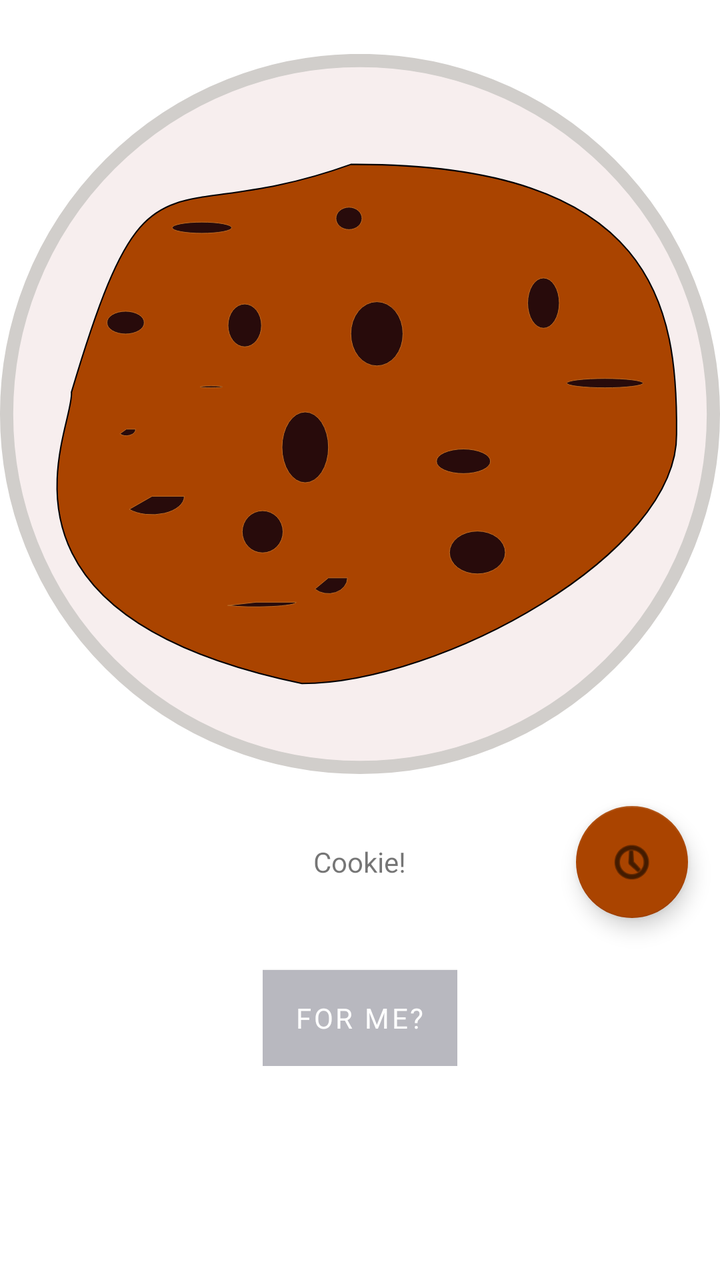
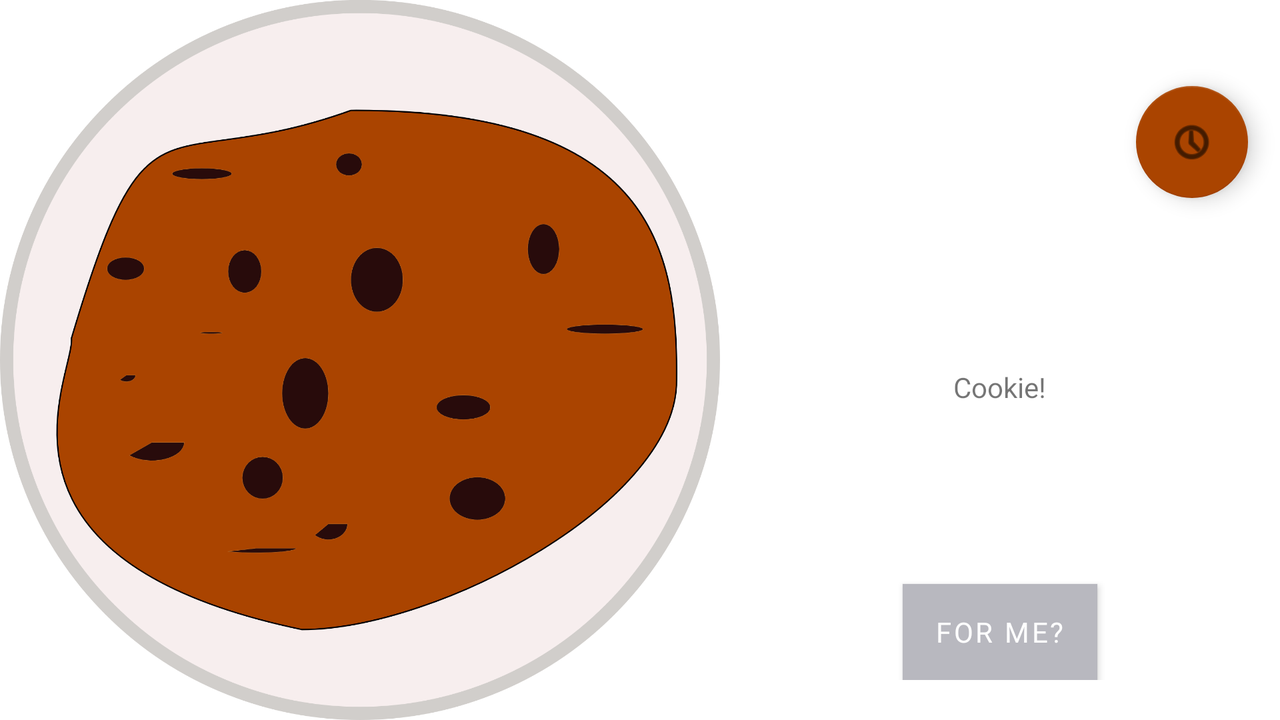

First picture: res/layout/ on a phone held upright. Second picture: the repository's own variant of that layout, on a device whose configuration matches the variant's folder. Source for both follows.
<!-- AndroidManifest.xml: application theme Theme.CookieBreak -->
<!-- res/layout/activity_main.xml -->
<?xml version="1.0" encoding="utf-8"?>
<layout xmlns:android="http://schemas.android.com/apk/res/android"
    xmlns:app="http://schemas.android.com/apk/res-auto"
    xmlns:tools="http://schemas.android.com/tools">

    <androidx.constraintlayout.widget.ConstraintLayout
        android:layout_width="match_parent"
        android:layout_height="match_parent">

        <LinearLayout
            android:id="@+id/outerview"
            android:layout_width="match_parent"
            android:layout_height="wrap_content"
            android:layout_gravity="center_vertical"
            android:orientation="vertical"
            app:layout_constraintStart_toStartOf="parent"
            app:layout_constraintTop_toTopOf="parent"
            tools:context=".MainActivity">


            <TextView
                android:id="@+id/cookie_text"
                style="@style/cookie_text"
                android:layout_width="wrap_content"
                android:layout_height="wrap_content"
                android:layout_gravity="center_horizontal"
                android:text="@string/cookie_text" />

            <ImageView
                android:id="@+id/cookie_image_view"
                android:layout_width="match_parent"
                android:layout_height="wrap_content"
                android:adjustViewBounds="true"
                android:contentDescription="@string/image_of_cookie_desc"
                android:scaleType="centerCrop"
                app:srcCompat="@drawable/ic_cookie_full" />
            


            <RelativeLayout
                android:layout_width="match_parent"
                android:layout_height="match_parent">

                <TextView
                    android:id="@+id/cookie_question"
                    style="@style/cookie_question"
                    android:layout_width="wrap_content"
                    android:layout_height="wrap_content"
                    android:layout_margin="10dp"
                    android:layout_centerInParent="true"
                    android:text="@string/cookie_question" />

                <com.google.android.material.floatingactionbutton.FloatingActionButton
                    android:id="@+id/fab"
                    android:layout_width="wrap_content"
                    android:layout_height="wrap_content"
                    android:layout_alignParentEnd="true"
                    android:layout_marginTop="16dp"
                    android:layout_marginEnd="16dp"
                    android:layout_marginBottom="16dp"
                    android:clickable="true"
                    android:contentDescription="@string/go_to_history"
                    android:focusable="true"
                    android:padding="0dp"
                    android:src="@android:drawable/ic_menu_recent_history"
                    app:backgroundTint="#AA4400" />

            </RelativeLayout>


            <LinearLayout
                android:layout_width="wrap_content"
                android:layout_height="match_parent"
                android:layout_gravity="center_horizontal"
                android:orientation="horizontal">

                <Button
                    android:id="@+id/cookie_button"
                    style="@style/cookie_button"
                    android:layout_width="wrap_content"
                    android:layout_height="wrap_content"
                    android:layout_marginTop="10dp"
                    android:gravity="center_vertical"
                    android:text="@string/for_me"
                    tools:ignore="TextContrastCheck" />

                <Button
                    android:id="@+id/cookie_eat_button"
                    style="@style/cookie_button"
                    android:layout_width="150dp"
                    android:layout_height="wrap_content"
                    android:layout_marginTop="10dp"
                    android:layout_marginRight="10dp"
                    android:text="@string/eat"
                    android:textAlignment="center"
                    android:visibility="gone"
                    tools:ignore="TextContrastCheck" />

                <Button
                    android:id="@+id/cookie_dont_eat_button"
                    style="@style/cookie_button"
                    android:layout_width="150dp"
                    android:layout_height="wrap_content"
                    android:layout_marginTop="10dp"
                    android:text="@string/don_t_eat"
                    android:textAlignment="center"
                    android:visibility="gone"
                    tools:ignore="TextContrastCheck" />

            </LinearLayout>


        </LinearLayout>


    </androidx.constraintlayout.widget.ConstraintLayout>

</layout>
<!-- resources referenced by this layout -->
<resources>
  <!-- drawable ic_cookie_full: vector/xml drawable (drawable, 4058 chars, omitted) -->
  <string name="cookie_question">Cookie!</string>
  <string name="cookie_text" />
  <string name="don_t_eat">Don\'t Eat</string>
  <string name="eat">Eat</string>
  <string name="for_me">For me?</string>
  <string name="go_to_history">Go to history</string>
  <string name="image_of_cookie_desc">Image of suggested cookie portion</string>
  <style name="cookie_button">
          <item name="android:background">@color/design_default_color_on_primary</item>
          <item name="android:fontFamily">@font/bungee</item>
      </style>
  <style name="cookie_text">
          <item name="android:fontFamily">@font/advent_pro_thin</item>
          <item name="android:textSize">20sp</item>
      </style>
  <style name="Theme.CookieBreak" parent="Theme.MaterialComponents.DayNight.DarkActionBar">
          
          <item name="colorPrimary">@color/silverware</item>
          <item name="colorPrimaryVariant">@color/purple_700</item>
          <item name="colorOnPrimary">@color/white</item>
          
          <item name="colorSecondary">@color/teal_200</item>
          <item name="colorSecondaryVariant">@color/teal_700</item>
          <item name="colorOnSecondary">@color/black</item>
          
          <item name="android:statusBarColor" tools:targetApi="l">?attr/colorPrimaryVariant</item>
          
      </style>
  <color name="silverware">#B8B8BF</color>
  <color name="purple_700">#FF3700B3</color>
  <color name="white">#FFFFFFFF</color>
  <color name="teal_200">#FF03DAC5</color>
  <color name="teal_700">#FF018786</color>
  <color name="black">#FF000000</color>
</resources>
<!-- res/layout-land/activity_main.xml (the repository's variant of the layout above) -->
<!-- drawn on the phone turned sideways -->
<?xml version="1.0" encoding="utf-8"?>
<layout>
    <LinearLayout xmlns:android="http://schemas.android.com/apk/res/android"
        xmlns:app="http://schemas.android.com/apk/res-auto"
        xmlns:tools="http://schemas.android.com/tools"
        android:layout_width="match_parent"
        android:layout_height="match_parent"
        android:layout_gravity="center_vertical"
        android:orientation="horizontal"
        tools:context=".MainActivity">


        <ImageView
            android:id="@+id/cookie_image_view"
            android:layout_width="wrap_content"
            android:layout_gravity="center_horizontal"
            android:layout_height="match_parent"
            android:adjustViewBounds="true"
            android:contentDescription="@string/image_of_cookie_desc"
            android:scaleType="centerCrop"
            app:srcCompat="@drawable/ic_cookie_full"/>
        


        <LinearLayout
            android:layout_width="match_parent"
            android:layout_height="match_parent"
            android:orientation="vertical"
            android:layout_gravity="center_horizontal">


            <TextView
                android:id="@+id/cookie_text"
                android:layout_width="wrap_content"
                android:layout_height="wrap_content"
                android:layout_gravity="center_horizontal"
                android:fontFamily="@font/advent_pro_thin"
                android:textSize="20sp"
                android:text="@string/cookie_text" />


            <RelativeLayout
                android:layout_width="match_parent"
                android:layout_height="match_parent">

                <TextView
                    android:id="@+id/cookie_question"
                    style="@style/cookie_question"
                    android:layout_width="wrap_content"
                    android:layout_height="wrap_content"
                    android:layout_margin="10dp"
                    android:layout_centerInParent="true"
                    android:text="@string/cookie_question" />

                <com.google.android.material.floatingactionbutton.FloatingActionButton
                    android:id="@+id/fab"
                    android:layout_width="wrap_content"
                    android:layout_height="wrap_content"
                    android:layout_alignParentEnd="true"
                    android:layout_marginTop="16dp"
                    android:layout_marginEnd="16dp"
                    android:layout_marginBottom="16dp"
                    android:clickable="true"
                    android:contentDescription="@string/go_to_history"
                    android:focusable="true"
                    android:padding="0dp"
                    android:src="@android:drawable/ic_menu_recent_history"
                    app:backgroundTint="#AA4400" />


                <LinearLayout
                    android:layout_width="match_parent"
                    android:layout_height="wrap_content"
                    android:layout_gravity="center_horizontal"
                    android:orientation="horizontal"
                    android:gravity="center_horizontal"
                    android:layout_marginBottom="20dp"
                    android:layout_alignParentBottom="true">

                    <Button
                        android:id="@+id/cookie_button"
                        style="@style/cookie_button"
                        android:layout_width="wrap_content"
                        android:layout_height="wrap_content"
                        android:gravity="center_vertical"
                        android:layout_marginTop="10dp"
                        android:text="@string/for_me"
                        tools:ignore="TextContrastCheck" />

                    <Button
                        android:id="@+id/cookie_eat_button"
                        style="@style/cookie_button"
                        android:layout_width="150dp"
                        android:layout_height="wrap_content"
                        android:layout_marginTop="10dp"
                        android:layout_marginRight="10dp"
                        android:text="@string/eat"
                        android:textAlignment="center"
                        tools:ignore="TextContrastCheck"
                        android:visibility="gone"/>

                    <Button
                        android:id="@+id/cookie_dont_eat_button"
                        style="@style/cookie_button"
                        android:layout_width="150dp"
                        android:layout_height="wrap_content"
                        android:layout_marginTop="10dp"
                        android:text="@string/don_t_eat"
                        android:textAlignment="center"
                        tools:ignore="TextContrastCheck"
                        android:visibility="gone"/>

                </LinearLayout>
            </RelativeLayout>


        </LinearLayout>



    </LinearLayout>
</layout>
<!-- resources referenced by the variant -->
<!-- as the phone turned sideways resolves them -->
<resources>
  <!-- drawable ic_cookie_full: vector/xml drawable (drawable, 4058 chars, omitted) -->
  <string name="cookie_question">Cookie!</string>
  <string name="cookie_text" />
  <string name="don_t_eat">Don\'t Eat</string>
  <string name="eat">Eat</string>
  <string name="for_me">For me?</string>
  <string name="go_to_history">Go to history</string>
  <string name="image_of_cookie_desc">Image of suggested cookie portion</string>
  <style name="cookie_button">
          <item name="android:background">@color/design_default_color_on_primary</item>
          <item name="android:fontFamily">@font/bungee</item>
      </style>
  <style name="Theme.CookieBreak" parent="Theme.MaterialComponents.DayNight.DarkActionBar">
          
          <item name="colorPrimary">@color/silverware</item>
          <item name="colorPrimaryVariant">@color/purple_700</item>
          <item name="colorOnPrimary">@color/white</item>
          
          <item name="colorSecondary">@color/teal_200</item>
          <item name="colorSecondaryVariant">@color/teal_700</item>
          <item name="colorOnSecondary">@color/black</item>
          
          <item name="android:statusBarColor" tools:targetApi="l">?attr/colorPrimaryVariant</item>
          
      </style>
  <color name="silverware">#B8B8BF</color>
  <color name="purple_700">#FF3700B3</color>
  <color name="white">#FFFFFFFF</color>
  <color name="teal_200">#FF03DAC5</color>
  <color name="teal_700">#FF018786</color>
  <color name="black">#FF000000</color>
</resources>
